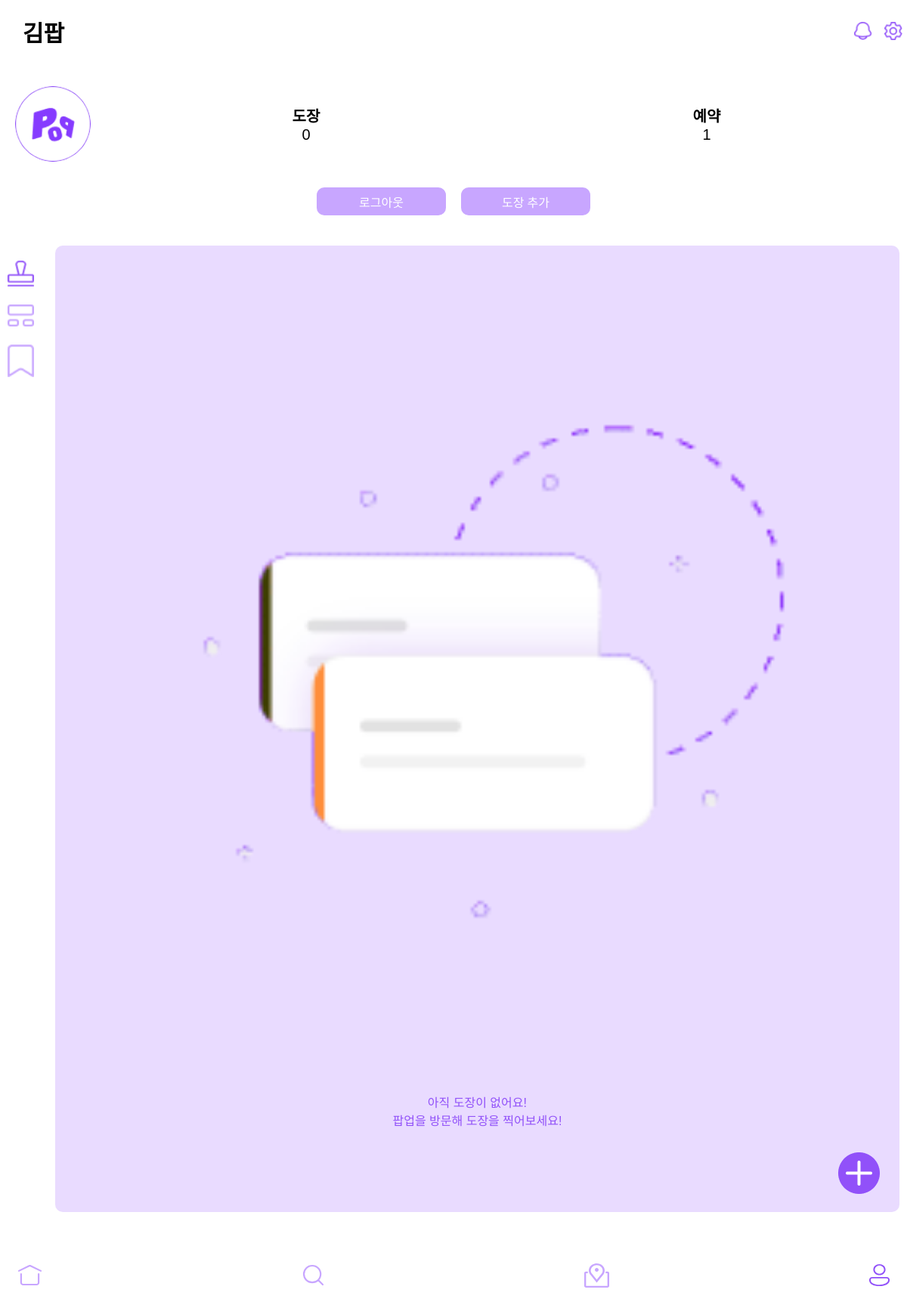
/accounts/mypage (signed in), run on an earlier commit of the app's database.
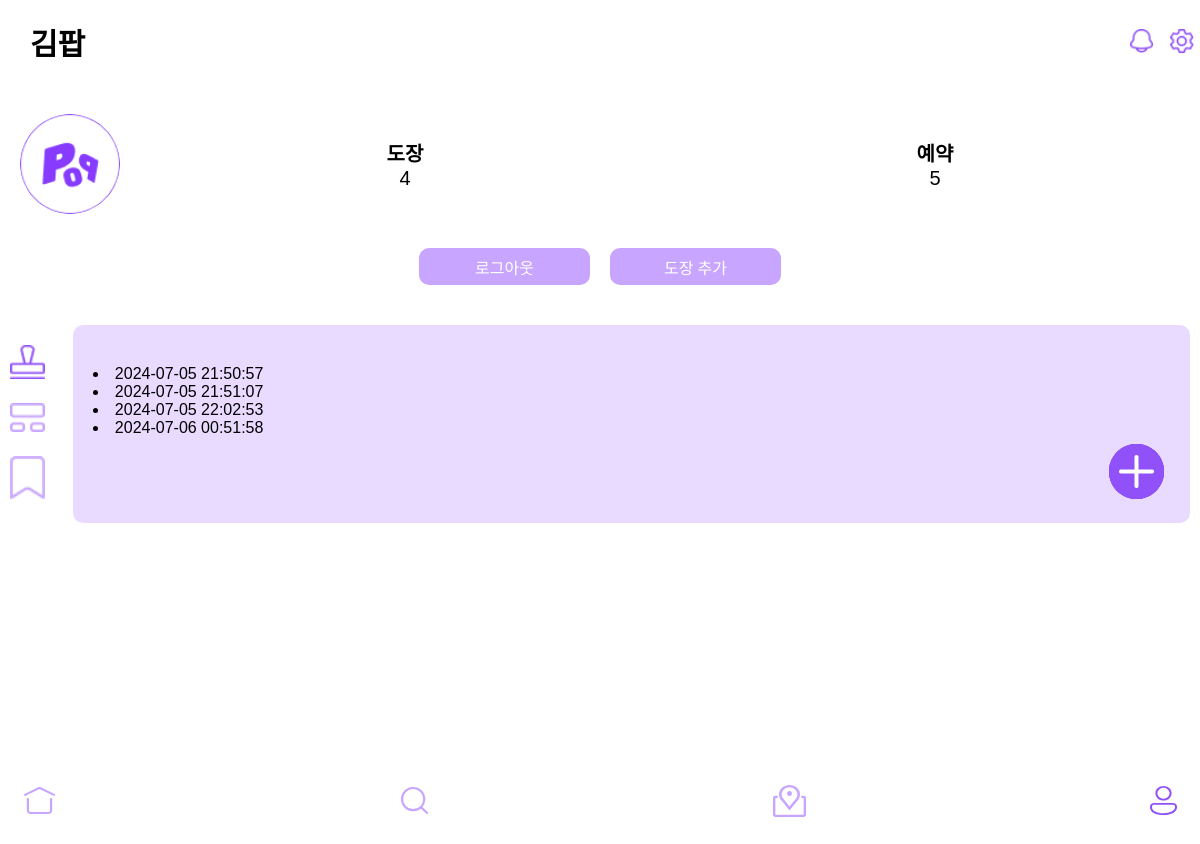
And on a later commit of the database.
### accounts/models.py (models this page shows, shortened)
class Stamp(models.Model):
    user = models.ForeignKey(CustomUser, related_name='stamps', on_delete=models.CASCADE)
    date_received = models.DateTimeField(auto_now_add=True)
    description = models.TextField(blank=True)
    image = models.ImageField(upload_to='stamps/', blank=True, null=True)  # ImageField 추가

### accounts/views.py (the view)
# urls.py: path('mypage', views.mypage,name='mypage'),
@login_required
def mypage(request):
    user = request.user
    try:
        profile = Profile.objects.get(user=user)
    except Profile.DoesNotExist:
        profile = None
    reservations = Reservation.objects.filter(user=user)
    reservations_count = reservations.count()  # 예약 개수 계산
    stamps_count = Stamp.objects.filter(user=user).count()
    stamps = user.stamps.all()
    favorites = Favorite.objects.filter(user=user)
    context = {
        'user': user,
        'profile': profile,
        'reservations': reservations,
        'reservations_count': reservations_count,  # 예약 개수 추가
        'stamps_count': stamps_count,
        'stamps': stamps,
        'favorites': favorites,  # 좋아요 내역 추가
    }
    return render(request, 'accounts/mypage.html', context)

### accounts/templates/accounts/mypage.html (shortened to what this page needs)
{% extends 'frontend/phone.html' %} {% load static %} {% block css %}
<link rel="stylesheet" href="{% static 'css/mypage.css' %}" />
{% endblock %} {% block content %}
<div class="mypage">
  <div class="topbar">
    <div class="name"><h1>김팝</h1></div>
    <div class="topbar-right">
      <button class="notice" type="button">
        <img src="{% static 'img/알림.png' %}" alt="알림" />
      </button>
      <button class="setting" type="button">
        <img src="{% static 'img/설정.png' %}" alt="설정" />
      </button>
    </div>
  </div>
  <div class="profile">
    <div class="photo"><img src="{% static 'img/프로필 사진.png' %}" alt="프로필사진" /></div>
    <ul class="middle">
      <li>
        <span>도장</span>
        {{stamps_count}}
      </li>
      <li>
        <span>예약</span>
        {{reservations_count}}
      </li>
    </ul>
  </div>
  <div class="detail">
    <div class="profilechange">
      <a href="{% url 'accounts:logout' %}"> <input type="button" value="로그아웃" /></a>
    </div>
    <div class="addstamp">
      <input type="button" value="도장 추가" id="openModal" />
    </div>
  </div>
  <div class="menu-space">
    <div class="menu">
      <ul>
        <li>
          <button class="stampbtn" type="button"><img src="{% static 'img/Stamp.png' %}" alt="도장" class="menu-icon stamp-icon" /></button>
        </li>
        <li>
          <button class="reservationbtn" type="button"><img src="{% static 'img/reservation.png' %}" alt="예약" class="menu-icon reservation-icon" /></button>
        </li>
        <li>
          <button class="scrapbtn" type="button"><img src="{% static 'img/Scrap.png' %}" alt="스크랩" class="menu-icon scrap-icon" /></button>
        </li>
      </ul>
    </div>
    <div class="stampspace">
      {% for stamp in stamps %}
      <li>{{ stamp.date_received|date:"Y-m-d H:i:s" }}</li>
      <button class="stampaddbtn" type="button"><img src="{% static 'img/추가.png' %}" alt="도장추가" /></button>
      {% empty %}
      <div class="stampex"><img id="stampex-img" src="{% static 'img/stampex.png' %}" alt="빈 스탬프" /></div>
      <p>아직 도장이 없어요!<br />팝업을 방문해 도장을 찍어보세요!</p>
      <button class="stampaddbtn" type="button"><img src="{% static 'img/추가.png' %}" alt="도장추가" /></button>
      {% endfor %}
    </div>
  </div>
</div>
{% endblock %} {% block nav %} {% include './nav/nav_mypage.html' %} {% endblock %}

### popplace/templates/frontend/phone.html (shortened to what this page needs)
{% extends 'frontend/base.html' %} {% load static %} {% block body %}
<div class="page">
  <div class="page-bg">
    <div class="page-space">
      <div class="center">
        <div class="content">{% block content %}{% endblock %}</div>
      </div>
      {% block nav %}{% endblock %}
    </div>
  </div>
</div>
{% endblock %}

### popplace/templates/frontend/base.html (shortened to what this page needs)
{% load static %}
<!DOCTYPE html>
<html lang="ko">
  <head>
    <link rel="stylesheet" href="{% static 'css/common.css' %}" />
    {% block css %}{% endblock %}
  </head>
  <body>
    {% block body %}{% endblock %} {% block js %}{% endblock %}
  </body>
</html>

### accounts/templates/accounts/nav/nav_mypage.html (shortened to what this page needs)
{% extends 'frontend/nav/nav.html' %}

### popplace/templates/frontend/nav/nav.html (shortened to what this page needs)
{% load static %} {% block css %}
<link rel="stylesheet" href="{% static 'css/nav.css' %}" />
{% endblock %} {% block body %}
<div class="nav">
  <a href="{% url 'popplace:main' %}">
  </a>
  <a href="{% url 'popplace:search' %}">
  </a>
  <a href="{% url 'popplace:map' %}">
  </a>
  <a href="{% url 'accounts:mypage' %}">
  </a>
</div>
{% endblock %}

### static/css/common.css (style rules this page uses)
img { width: 100%; height: auto; }
body { margin: 0; }
a:link, a:visited { text-decoration: none; }
* { font-family: "Noto Sans KR", "Apple SD Gothic Neo", "맑은 고딕", "돋움", sans-serif; }
body { -ms-overflow-style: none; }
.page { width: 100vw; height: 100vh; min-height: 844px; }
.page-bg { height: 100vh; min-height: 844px; display: flex; justify-content: center; }
.page-space { width: 100vw; height: 100vh; min-height: 844px; background-color: white; box-shadow: 0 20px 25px -5px rgba(0, 0, 0, 0.3), 0 8px 10px -6px rgba(0, 0, 0, 0.3); }
.center { display: flex; justify-content: center; }

### static/css/mypage.css (style rules this page uses)
.mypage { width: 100vw; height: calc(100dvh - 83px); overflow-y: scroll; }
.topbar { display: flex; position: flex-start; align-items: center; background-color: #f8f9fa; justify-content: space-between; margin-left: 30px; margin-right: 0; background: none; }
.topbar h1 { font-size: 30px; }
.topbar button { background: none; border: none; cursor: pointer; }
.topbar img { width: 24px; height: 24px; }
.profile { display: flex; align-items: center; margin-top: 30px; }
.photo { margin-right: 20px; margin-left: 20px; }
.photo img { border-radius: 50%; width: 100px; height: 100px; }
.middle { display: flex; justify-content: space-around; margin-bottom: 20px; padding: 0; list-style: none; width: 100%; }
.middle li { display: flex; flex-direction: column; text-align: center; font-size: 20px; }
.middle li span { display: block; font-weight: bold; }
.detail { display: flex; justify-content: center; gap: 20px; width: 100%; margin-top: 20px; }
.detail input[type="button"] { text-align: center; background-color: #c8a6ff; border: none; color: White; border-radius: 10px; width: 171px; height: 37px; box-sizing: border-box; cursor: pointer; font-family: "Noto Sans KR"; font-size: 16px; font-weight: 400; }
.profilechange, .addstamp { margin: 10px 0; }
.menu-space { display: flex; flex-direction: row; width: 100%; height: auto; margin-top: 30px; }
.menu { width: 70px; background-color: White; padding-top: 20px; padding-right: 0; margin-left: 10px; margin-right: 0px; }
.menu ul { list-style-type: none; padding: 0; margin: 0; flex-direction: column; align-items: flex-start; }
.menu li { margin-bottom: 20px; }
.menu button { background: none; border: none; cursor: pointer; padding: 0; margin-right: 0; }
.menu img { width: 35px; height: auto; border-radius: 0; transition: transform 0.3s; margin-right: 0; filter: brightness(1); }
.stampspace { flex-grow: 1; background-color: rgba(200, 166, 255, 0.4); border-radius: 10px; width: 100%; margin-left: 0px; margin-right: 10px; padding: 40px 20px 60px 20px; position: relative; }
.stampaddbtn { position: absolute; background: none; border: none; bottom: 20px; right: 20px; cursor: pointer; }

### static/css/nav.css (style rules this page uses)
.nav { position: fixed; bottom: 0; width: calc(100% - 46px); height: 83px; display: flex; justify-content: space-between; align-items: center; padding: 0 23px; background-color: white; }

What changed in the data, as far as the page shows it:
added Stamp: date_received "2024-07-05 21:50:57"
added Stamp: date_received "2024-07-05 21:51:07"
added Stamp: date_received "2024-07-05 22:02:53"
added Stamp: date_received "2024-07-06 00:51:58"
Also different on the page:
{{ stamps_count }}: "0" → "4"
{{ reservations_count }}: "1" → "5"
text no longer shown: "아직 도장이 없어요! 팝업을 방문해 도장을 찍어보세요!"
